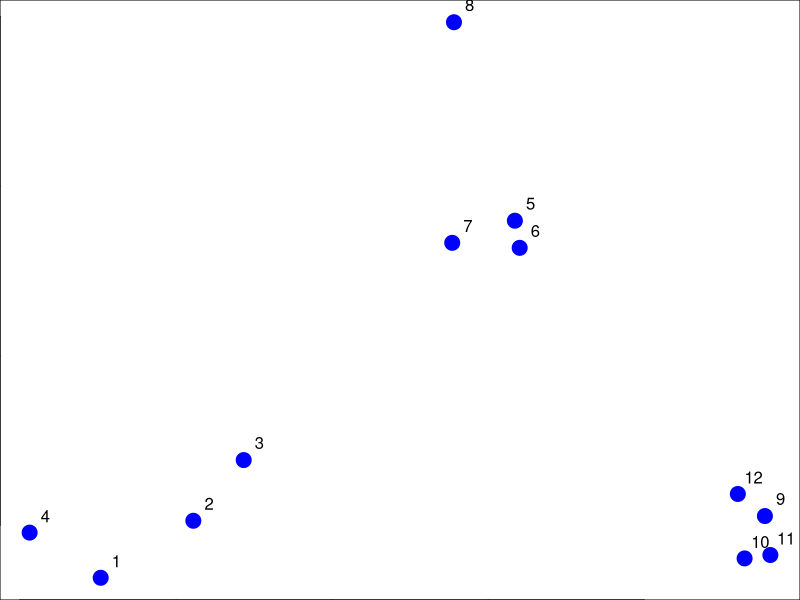
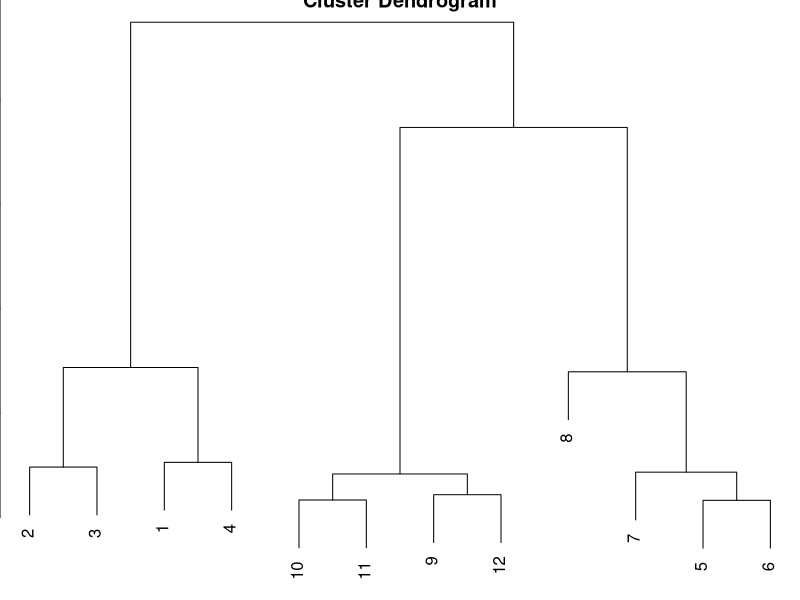
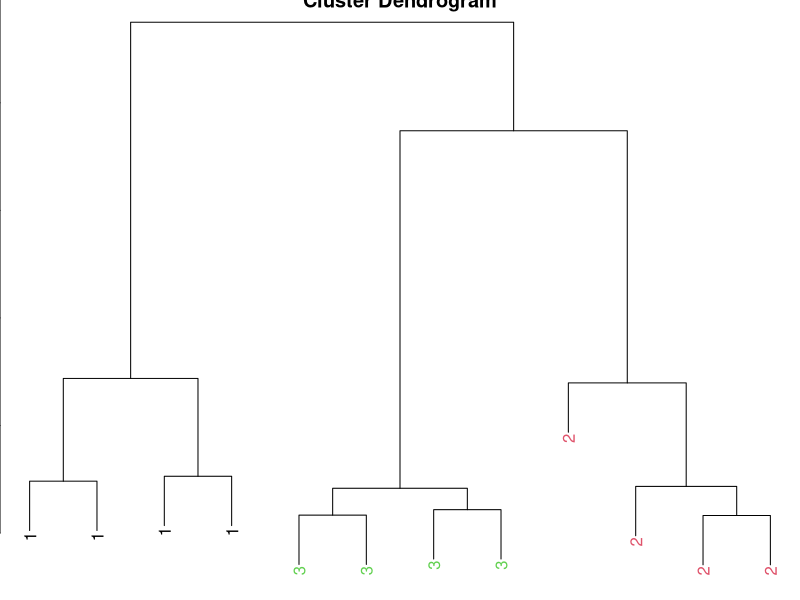
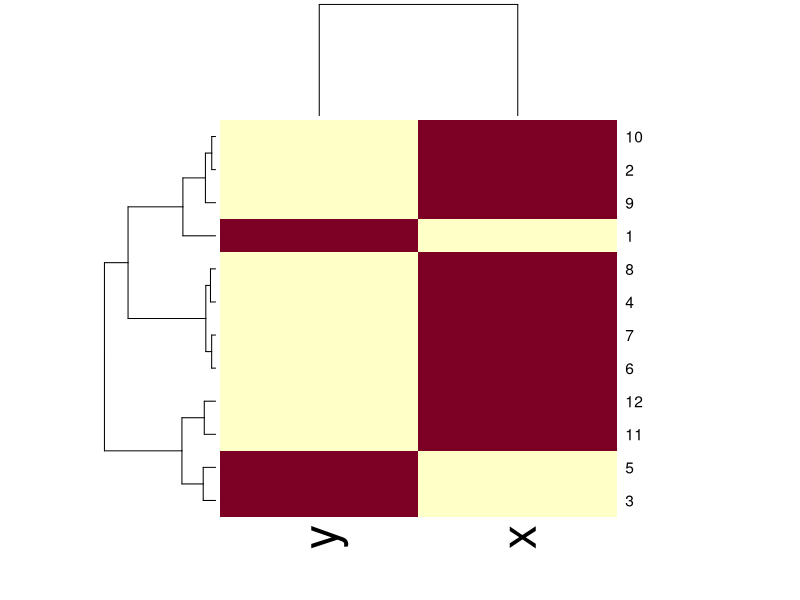
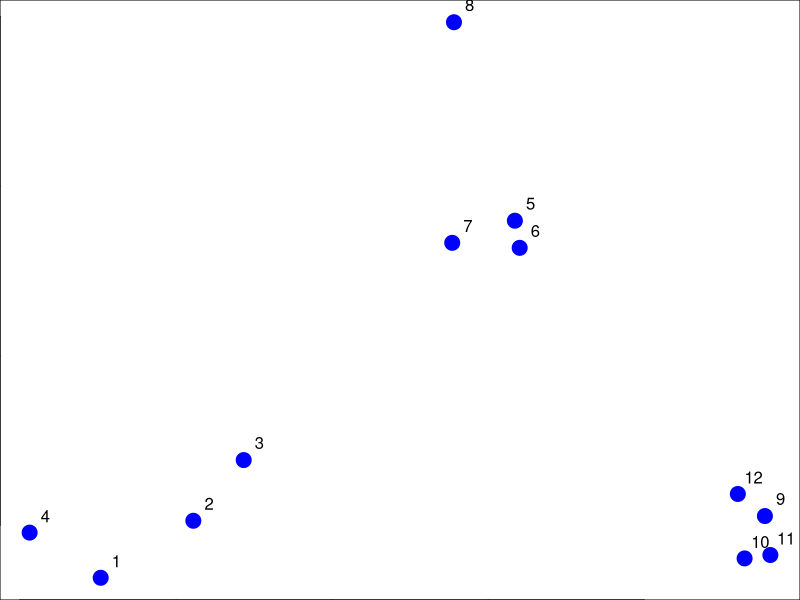
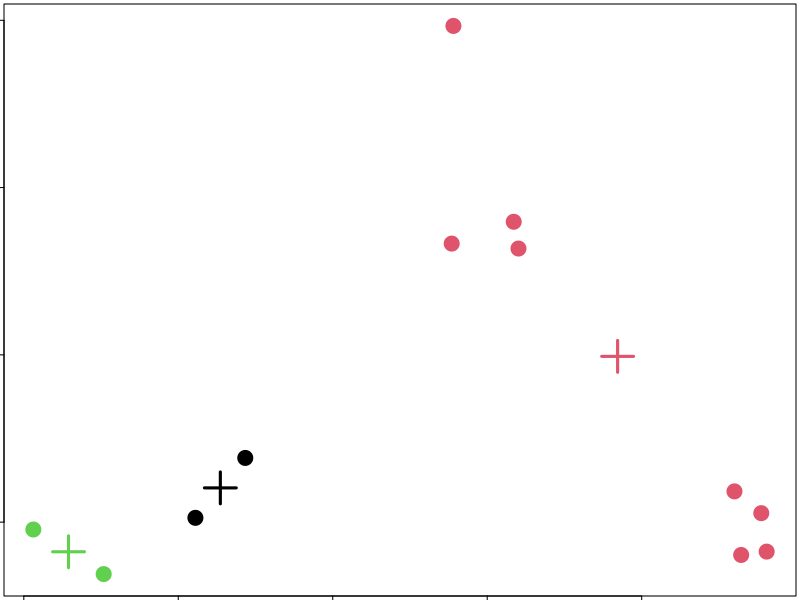
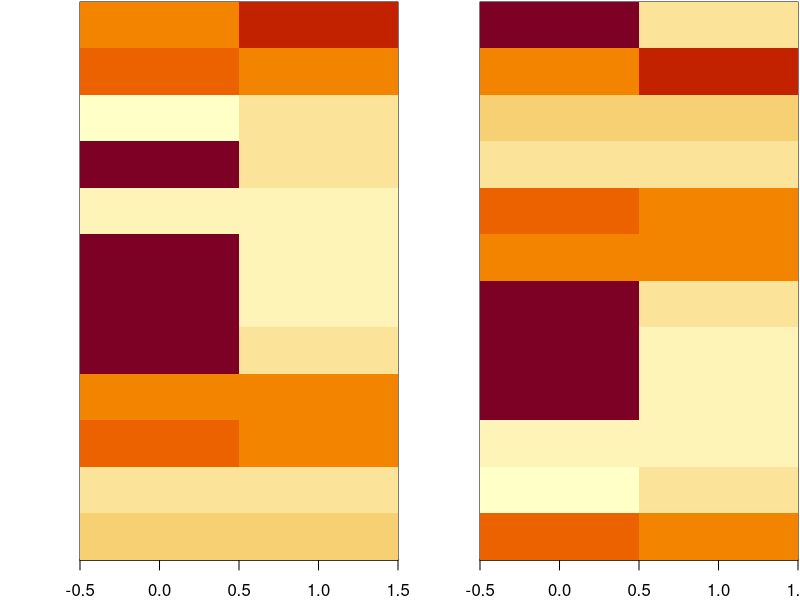
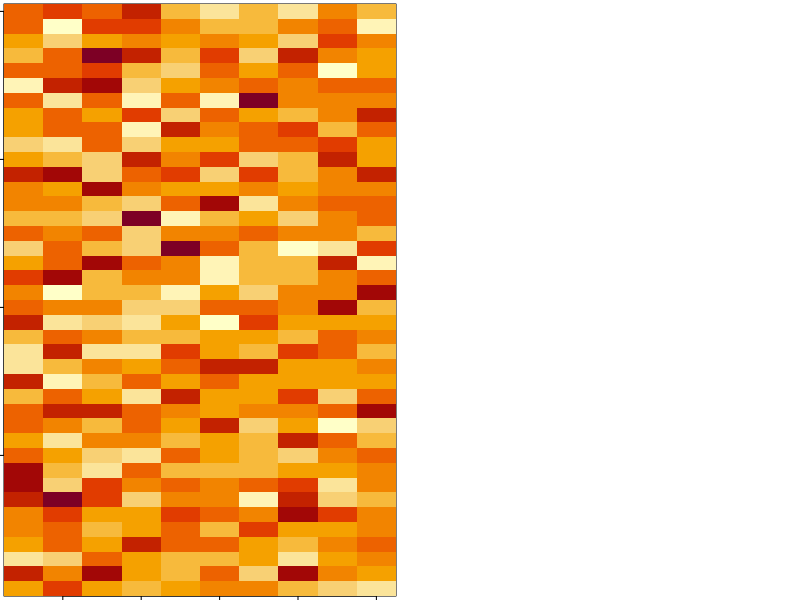

These figures' R source, in order:
# hierarchical clustering - Example

set.seed(1234)

par(mar = c(0, 0, 0, 0))

x <- rnorm(12, mean = rep(1:3, each = 4), sd = 0.2)
y <- rnorm(12, mean = rep(c(1, 2, 1), each = 4), sd = 0.2)

plot(x, y, col = "blue", pch = 19, cex = 2)
text(x + 0.05, y + 0.05, labels = as.character(1:12))

dataFrame <- data.frame(x = x, y = y)
distxy <- dist(dataFrame) ## Eucledian by default
hClustering <- hclust(distxy)
plot(hClustering)

## Prettier dendograms

myplclust <- function(hclust, lab = hclust$labels, lab.col = rep(1, length(hclust$labels)), hang = 0.1, ...) {
      # modification of plclust for plotting hclust objects in colours
      # Copyright Eva KF Chan 2009
      # Arguments:
      # hclust: hclust object
      # lab: a character vextor of labels of the leaves of the tree
      # lab.col: colour of the labels;
      # NA = defaults device foreground colour
      # hang: as in hclust and plclust
      # Side effect: a display of hierarchical cluster with coloured leaf labels
      y <- rep(hclust$height, 2)
      x <- as.numeric(hclust$merge)
      y <- y[which(x < 0)]
      x <- x[which(x < 0)]
      x <- abs(x)
      y <- y[order(x)]
      x <- x[order(x)]
      plot(hclust, labels = FALSE, hang = hang, ...)
      text(x = x, y = y[hclust$order] - (max(hclust$height) * hang), labels = lab[hclust$order], col = lab.col[hclust$order], srt = 90, adj = c(1, 0.5), xpd = NA, ...)
}

myplclust(hClustering, lab = rep(1:3, each = 4), lab.col = rep(1:3, each = 4))

set.seed(143)
dataMatrix <- as.matrix(dataFrame)[sample(1:12), ]
heatmap(dataMatrix)



###########################
# K-means clustering example

set.seed(1234)

par(mar = c(0, 0, 0, 0))

x <- rnorm(12, mean = rep(1:3, each = 4), sd = 0.2)
y <- rnorm(12, mean = rep(c(1, 2, 1), each = 4), sd = 0.2)

plot(x, y, col = "blue", pch = 19, cex = 2)
text(x + 0.05, y + 0.05, labels = as.character(1:12))

# Computing kmeans
dataFrame <- data.frame(x, y)
kmeansObj <- kmeans(dataFrame, centers = 3)
names(kmeansObj)

# Print the cluster element
kmeansObj$cluster

# Print centers location in the space
kmeansObj$centers

# Plot the results
par(mar = rep(0.2, 4))
plot(x, y, col = kmeansObj$cluster, pch = 19, cex = 2)
points(kmeansObj$centers, col = 1:3, pch = 3, cex = 3, lwd = 3)


#######################
# Visualizing the clusters using a heatmap
set.seed(143)
dataMatrix <- as.matrix(dataFrame)[sample(1:12), ]
kmeansObj2 <- kmeans(dataMatrix, centers = 3)

par(mfrow = c(1, 2), mar = c(2, 4, 0.1, 0.1))
image(t(dataMatrix)[, nrow(dataMatrix):1], yaxt = "n")
image(t(dataMatrix)[, order(kmeansObj$cluster)], yaxt = "n")


##################
# Principal Component Analysis and Singular Value Decomposition
# 

set.seed(12345)
par(mar = rep(0.2, 4))
dataMatrix <- matrix(rnorm(400), nrow = 40)
image(1:10, 1:40, t(dataMatrix)[, nrow(dataMatrix):1])

par(mar = rep(0.2, 4))
heatmap(dataMatrix)

# Add a pattern to the data

set.seed(678910)
for (i in 1:40) {
      # flip a coin
      coinFlip <- rbinom(1, size = 1, prob = 0.5)
      # if coin is head add a common pattern to that row
      if (coinFlip) {
            dataMatrix[i, ] <- dataMatrix[i, ] + rep(c(0, 3), each = 5)
      }
}

# Replot the data
par(mar = rep(0.2, 4))
image(1:10, 1:40, t(dataMatrix)[, nrow(dataMatrix):1])

par(mar = rep(0.2, 4))
heatmap(dataMatrix)

# Patterns in rows and columns
hh <- hclust(dist(dataMatrix))
dataMatrixOrdered <- dataMatrix[hh$order, ]

par(mfrow = c(1, 3))
image(t(dataMatrixOrdered)[, nrow(dataMatrixOrdered):1])
plot(rowMeans(dataMatrixOrdered), 40:1, ,xlab = "Row mean", ylab = "Row", pch = 19)
plot(colMeans(dataMatrixOrdered), xlab = "Column", ylab = "Column Mean", pch = 19)

